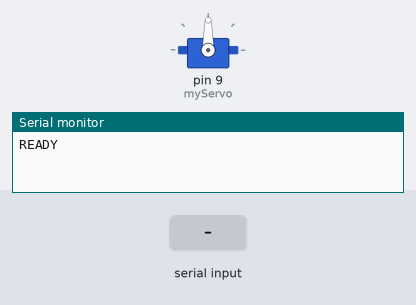
The sketch below on a simulated Arduino Uno, built with avr-gcc and run on an emulated ATmega328P. Shown: servo, the last lines printed to the serial monitor. The test bench sets the inputs (shaded band).

Above: at 1.2 s.
1.3 s: "30,150\n" received over Serial
At 2.1 s:
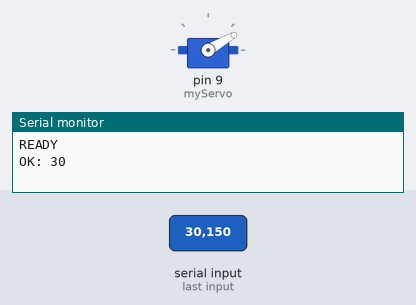
2.8 s: "5\n" received over Serial
At 4.0 s:
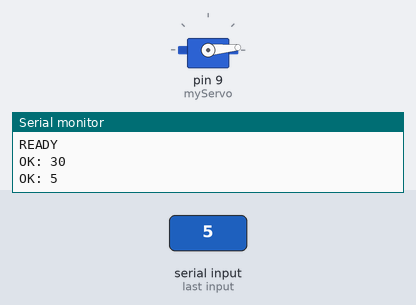
4.3 s: "90,45\n" received over Serial
At 5.5 s:
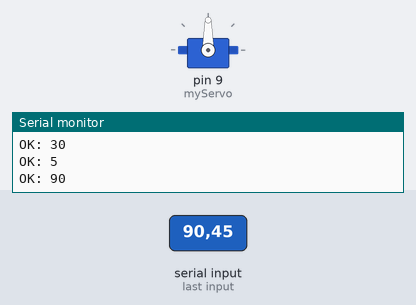
Timing chart, 0 to 7.3 s (numbered marks = the images above; inputs shaded):
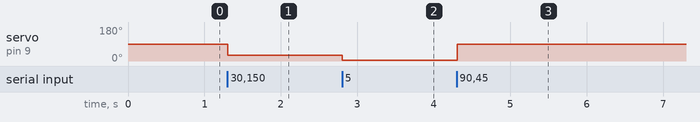

Measured:
- after the input at 1.3 s, servo on pin 9 (myServo): 90° → 30° at once
- after the input at 2.8 s, servo on pin 9 (myServo): 30° → 5° at once
- after the input at 4.3 s, servo on pin 9 (myServo): 5° → 90° at once

The sketch:

arduinoCode.ino
```cpp
#include <Servo.h>

Servo myServo;

void setup() {
  Serial.begin(9600);
  myServo.attach(9);
  myServo.write(90);
  Serial.println("READY");
}

void loop() {
  if (Serial.available() > 0) {
    String input = Serial.readStringUntil('\n');
    input.trim();

    if (input.length() > 0) {
      int angle = input.toInt();

      if (angle >= 0 && angle <= 180) {
        myServo.write(angle);
        Serial.print("OK: ");
        Serial.println(angle);
      }
    }
  }
}
```
